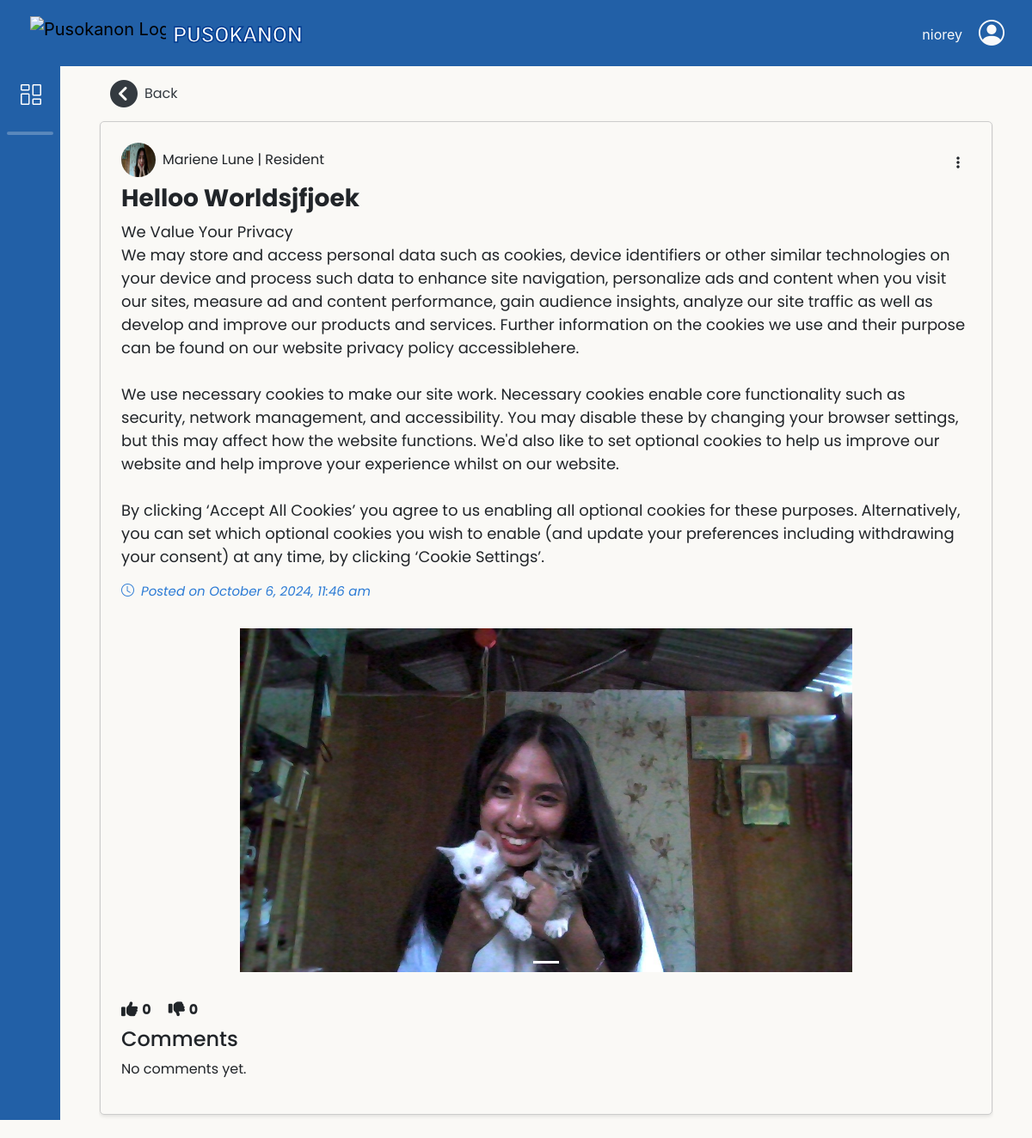
Page /adminbejo/Residents-Post.php?id=1 (signed in) on the committed database.
### tables this page shows
CREATE TABLE `resident_users` (
  `res_ID` int(11) NOT NULL,
  `res_fname` varchar(50) NOT NULL,
  `res_lname` varchar(50) NOT NULL,
  `res_midname` varchar(50) NOT NULL,
  `res_suffix` varchar(10) DEFAULT NULL,
  `gender` varchar(10) NOT NULL,
  `birth_date` date NOT NULL,
  `civil_status` varchar(20) NOT NULL,
  `citizenship` varchar(30) NOT NULL,
  `place_birth` varchar(100) NOT NULL,
  `contact_no` varchar(13) NOT NULL,
  `res_email` varchar(100) NOT NULL,
  `addr_sitio` varchar(50) NOT NULL,
  `res_password` varchar(100) NOT NULL,
  `profile_picture` varchar(200) DEFAULT NULL,
  `registered_voter` varchar(15) NOT NULL,
  `userRole_id` int(11) NOT NULL,
  `verification_image` varchar(128) DEFAULT NULL,
  `register_at` datetime NOT NULL DEFAULT current_timestamp(),
  `reset_token_hash` varchar(64) DEFAULT NULL,
  `reset_token_expires_at` datetime DEFAULT NULL,
  `account_active_status` varchar(16) NOT NULL DEFAULT 'Unregistered'
);

CREATE TABLE `user_posts` (
  `post_id` int(11) NOT NULL,
  `res_id` int(11) NOT NULL,
  `title` varchar(255) NOT NULL,
  `content` text NOT NULL,
  `created_at` timestamp NOT NULL DEFAULT current_timestamp(),
  `upvotes` int(11) NOT NULL DEFAULT 0,
  `downvotes` int(11) NOT NULL DEFAULT 0
);

CREATE TABLE `user_posts_media` (
  `media_id` int(11) NOT NULL,
  `post_id` int(11) NOT NULL,
  `media_type` enum('image','video') NOT NULL,
  `media_path` varchar(255) NOT NULL
);

### db/DBconn.php (called while the page is built, shortened)
<?php
function fetchResidentPost($pdo, $post_id) {
    $stmt = $pdo->prepare("SELECT p.*
                           FROM user_posts p
                           WHERE p.post_id = ?");
    $stmt->execute([$post_id]);
    return $stmt->fetch();
}
function fetchResidentPostMedia($pdo, $post_id) {
    $stmt = $pdo->prepare("SELECT * FROM user_posts_media WHERE post_id = ?");
    $stmt->execute([$post_id]);
    return $stmt->fetchAll();
}
function fetchPosterDetails($pdo, $residentId){
    $sql = "SELECT * FROM resident_users WHERE res_ID = :residentId";
    $stmt = $pdo->prepare($sql);
    $stmt->bindParam(':residentId', $residentId, PDO::PARAM_INT);
    $stmt->execute();
    return $stmt->fetch(PDO::FETCH_ASSOC);
}

### adminbejo/Residents-Post.php (the view, shortened to what this page needs)
<?php
    include 'headerAdmin.php';
    include '../db/DBconn.php';
    $post_id = $_GET['id'];
    $post = fetchResidentPost($pdo, $post_id);
    $poster = fetchPosterDetails($pdo, $post['res_id']);
    $media = fetchResidentPostMedia($pdo, $post_id);
    $comments = fetchComments($pdo, $post['post_id']);
?>
<link rel="stylesheet" href="css/View-Post.css">
<div class="container fluid d-flex justify-content-center">
    <section class="main">
        <div class="row">
            <a href="Residents-Forum.php" class="back-button d-flex align-items-center text-dark gap-2 mb-3" style="text-decoration: none; color: #2C7BD5;">
                <i class="fas fa-circle-chevron-left fa-2x"></i>
                <span>Back</span>
            </a>
            <div class="Post px-4 py-4">
                <div class="d-flex justify-content-between align-items-center">
                    <div class="post-header d-flex align-items-center mb-2">
                        <img src="<?php echo $poster['profile_picture'] ? '../db/ProfilePictures/' . htmlspecialchars($poster['profile_picture']) : '../PicturesNeeded/blank_profile.png'; ?>" alt="Profile Picture" class="profile-picture mr-2" style="width: 40px; height: 40px; border-radius: 50%;">
                        <span class="poster-name"><?php echo htmlspecialchars($poster['res_fname'] . ' ' . $poster['res_lname']); ?> | Resident</span>
                    </div>
                    <div>
                        <button class="btn btn-link" type="button" id="postOptionsDropdown" data-bs-toggle="dropdown" aria-expanded="false">
                            <i class="fas fa-ellipsis-v dropdown"></i>
                        </button>
                    </div>
                </div>
                <div class="d-flex justify-content-between align-items-center">
                    <h3 class="fw-bold"><?php echo htmlspecialchars($post['title']); ?></h3>
                </div>
                <p><?php echo nl2br(htmlspecialchars($post['content'])); ?></p>
                <p class="posted"><i class="bi bi-clock me-2"></i>Posted on <?php echo date('F j, Y, g:i a', strtotime($post['created_at'])); ?></p>
                <?php if (!empty($media)): ?>
                <div id="Post<?php echo $post_id; ?>" class="carousel slide d-flex" data-bs-interval="false">
                    <div class="carousel-indicators">
                        <?php foreach ($media as $index => $item): ?>
                            <button type="button" data-bs-target="#Post<?php echo $post_id; ?>" data-bs-slide-to="<?php echo $index; ?>" <?php echo $index === 0 ? 'class="active" aria-current="true"' : ''; ?> aria-label="Slide <?php echo $index + 1; ?>"></button>
                        <?php endforeach; ?>
                    </div>
                    <div class="carousel-inner my-3">
                        <?php foreach ($media as $index => $item): ?>
                            <div class="carousel-item <?php echo $index === 0 ? 'active' : ''; ?>">
                                <?php if ($item['media_type'] === 'image'): ?>
                                    <img src="../db/PostMedias/Images/<?php echo htmlspecialchars($item['media_path']); ?>" class="image" alt="Post Image">
                                <?php endif; ?>
                            </div>
                        <?php endforeach; ?>
                    </div>
                </div>
                <?php endif; ?>
                <div class="reactions mt-3">
                    <span class="reaction">
                        <i class="fa-solid fa-thumbs-up"></i>
                        <span class="count"><?php echo $post['upvotes']; ?></span>
                    </span>
                    <span class="reaction">
                        <i class="fa-solid fa-thumbs-down"></i>
                        <span class="count"><?php echo $post['downvotes']; ?></span>
                    </span>
                </div>
                <div class="comments-section mt-2">
                    <h4>Comments</h4>
                    <div id="comments-container" style="max-height: 500px; overflow-y: scroll;">
                        <?php if (!empty($comments)): ?>
                            <?php foreach ($comments as $comment): ?>
                                <div class='comment'>
                                    <div class="d-flex justify-content-between align-items-center">
                                        <div class="poster-info d-flex align-items-center m-1">
                                            <img src='<?php echo ($comment['profile_picture'] ? '../db/ProfilePictures/' . $comment['profile_picture'] : '../PicturesNeeded/blank_profile.png'); ?>' alt='Profile Picture' class='comment-profile-picture'>
                                            <strong><?php echo htmlspecialchars($comment['res_fname'] . ' ' . $comment['res_lname']); ?></strong>
                                        </div>
                                        <div class="dropdown">
                                            <button class="btn btn-link" type="button" id="commentOptionsDropdown<?= $comment['comment_id'] ?>" data-comment-id="<?= $comment['comment_id'] ?>" data-bs-toggle="dropdown" aria-expanded="false">
                                                <i class="fas fa-ellipsis-v"></i>
                                            </button>
                                            <ul class="dropdown-menu dropdown-menu-end" aria-labelledby="commentOptionsDropdown<?= $comment['comment_id'] ?>">
                                                <li>
                                                    <button class="dropdown-item delete-comment-button" data-comment-id="<?= $comment['comment_id'] ?>"><i class="fas fa-trash-alt me-2"></i>Delete</button>
                                                </li>
                                            </ul>
                                        </div>
                                    </div>
                                    <p><?php echo htmlspecialchars($comment['comment_content']); ?></p>
                                    <small><?php echo date('F j, Y, g:i a', strtotime($comment['created_at'])); ?></small>
                                </div>
                            <?php endforeach; ?>
                        <?php else: ?>
                            <p class="no-comments">No comments yet.</p>
                        <?php endif; ?>
                    </div>
                </div>
            </div>
        </div>
    </section>
</div>
<?php include 'footerAdmin.php'; ?>

### adminbejo/css/headerADstyle.css (style rules this page uses)
body { height: 100%; margin-top: 77px; background-color: #FAF9F6; }
a { text-decoration: none; }
.main { width: 100%; overflow: hidden; transition: all 0.35s ease-in-out; background-color: #FAF9F6; flex-wrap: wrap; justify-content: space-between; padding: 1rem; position: relative; }

### adminbejo/css/View-Post.css (style rules this page uses)
.main { margin-left: 70px; justify-content: center; }
.image { height: 100%; width: 100%; }
.carousel-item { width: 100%; height: 400px; overflow: hidden; }
.carousel-item img { width: 100%; height: 100%; object-fit: contain; margin-top: auto; }
.reactions { display: flex; gap: 20px; margin-top: 10px; }
.reaction { display: flex; align-items: center; gap: 5px; }
.reaction i { font-size: 1.2em; color: #212529; }
.reaction .count { font-weight: bold; }
.Post { margin-bottom: 20px; padding: 5px; background-color: #FAF9F6 ; border-radius: 5px; height: auto; min-height: fit-content; box-shadow: 0 2px 4px rgba(0, 0, 0, 0.1); border: 1px solid #ccc; }
p { font-size: 18px; }
h3, p, .dropdown { color: #212529;; }
.posted { color: #2C7BD5; font-size: 15px; font-style: italic; }
.no-comments { font-size: 16px; }

### rows in the picture
resident_users: profile_picture (picture), res_fname+res_lname "Mariene Lune"
user_posts: title "Helloo Worldsjfjoek", content "We Value Your Privacy We may store and access personal data such as cookies, device identifiers or other similar technologies on your device and process such data to enhance site navigation, personalize ads and content when you visit our sites, measure ad and content performance, gain audience insights, analyze our site traffic as well as develop and improve our products and services. Further information on the cookies we use and their purpose can be found on our website privacy policy accessiblehere. We use necessary cookies to make our site work. Necessary cookies enable core functionality such as security, network management, and accessibility. You may disable these by changing your…", created_at "October 6, 2024, 11:46 am", upvotes "0", downvotes "0"
user_posts_media: media_path (picture)

### other values in the picture
$_SESSION['staff_fname'] "niorey"
